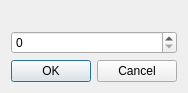
<?xml version="1.0" encoding="UTF-8"?>
<ui version="4.0">
 <class>NumberDialog</class>
 <widget class="QDialog" name="NumberDialog">
  <property name="geometry">
   <rect>
    <x>0</x>
    <y>0</y>
    <width>184</width>
    <height>87</height>
   </rect>
  </property>
  <property name="windowTitle">
   <string>Dialog</string>
  </property>
  <layout class="QVBoxLayout" name="verticalLayout">
   <item>
    <widget class="QLabel" name="label">
     <property name="text">
      <string/>
     </property>
    </widget>
   </item>
   <item>
    <widget class="QSpinBox" name="spinBox"/>
   </item>
   <item>
    <widget class="QDialogButtonBox" name="buttonBox">
     <property name="orientation">
      <enum>Qt::Horizontal</enum>
     </property>
     <property name="standardButtons">
      <set>QDialogButtonBox::Cancel|QDialogButtonBox::Ok</set>
     </property>
    </widget>
   </item>
  </layout>
 </widget>
 <resources/>
 <connections>
  <connection>
   <sender>buttonBox</sender>
   <signal>accepted()</signal>
   <receiver>NumberDialog</receiver>
   <slot>accept()</slot>
   <hints>
    <hint type="sourcelabel">
     <x>248</x>
     <y>254</y>
    </hint>
    <hint type="destinationlabel">
     <x>157</x>
     <y>274</y>
    </hint>
   </hints>
  </connection>
  <connection>
   <sender>buttonBox</sender>
   <signal>rejected()</signal>
   <receiver>NumberDialog</receiver>
   <slot>reject()</slot>
   <hints>
    <hint type="sourcelabel">
     <x>316</x>
     <y>260</y>
    </hint>
    <hint type="destinationlabel">
     <x>286</x>
     <y>274</y>
    </hint>
   </hints>
  </connection>
 </connections>
</ui>
